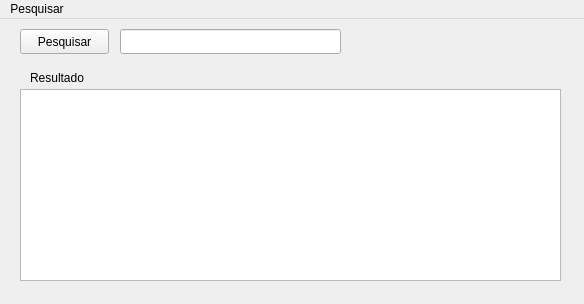
<?xml version="1.0" encoding="UTF-8"?>
<ui version="4.0">
 <class>MainWindow</class>
 <widget class="QMainWindow" name="MainWindow">
  <property name="geometry">
   <rect>
    <x>0</x>
    <y>0</y>
    <width>584</width>
    <height>304</height>
   </rect>
  </property>
  <property name="windowTitle">
   <string>Consulta Produtos</string>
  </property>
  <widget class="QWidget" name="centralwidget">
   <widget class="QListView" name="resultadoConsulta">
    <property name="geometry">
     <rect>
      <x>20</x>
      <y>70</y>
      <width>541</width>
      <height>192</height>
     </rect>
    </property>
   </widget>
   <widget class="QLabel" name="label">
    <property name="geometry">
     <rect>
      <x>30</x>
      <y>50</y>
      <width>71</width>
      <height>17</height>
     </rect>
    </property>
    <property name="text">
     <string>Resultado</string>
    </property>
   </widget>
   <widget class="QLineEdit" name="linePesquisar">
    <property name="geometry">
     <rect>
      <x>120</x>
      <y>10</y>
      <width>221</width>
      <height>25</height>
     </rect>
    </property>
   </widget>
   <widget class="QPushButton" name="btnPesquisar">
    <property name="geometry">
     <rect>
      <x>20</x>
      <y>10</y>
      <width>89</width>
      <height>25</height>
     </rect>
    </property>
    <property name="text">
     <string>Pesquisar</string>
    </property>
   </widget>
  </widget>
  <widget class="QMenuBar" name="menubar">
   <property name="geometry">
    <rect>
     <x>0</x>
     <y>0</y>
     <width>584</width>
     <height>22</height>
    </rect>
   </property>
   <widget class="QMenu" name="menuConsultar">
    <property name="title">
     <string>Pesquisar</string>
    </property>
    <addaction name="actionSair"/>
   </widget>
   <addaction name="menuConsultar"/>
  </widget>
  <action name="actionSair">
   <property name="text">
    <string>Sair</string>
   </property>
  </action>
 </widget>
 <resources/>
 <connections/>
</ui>
